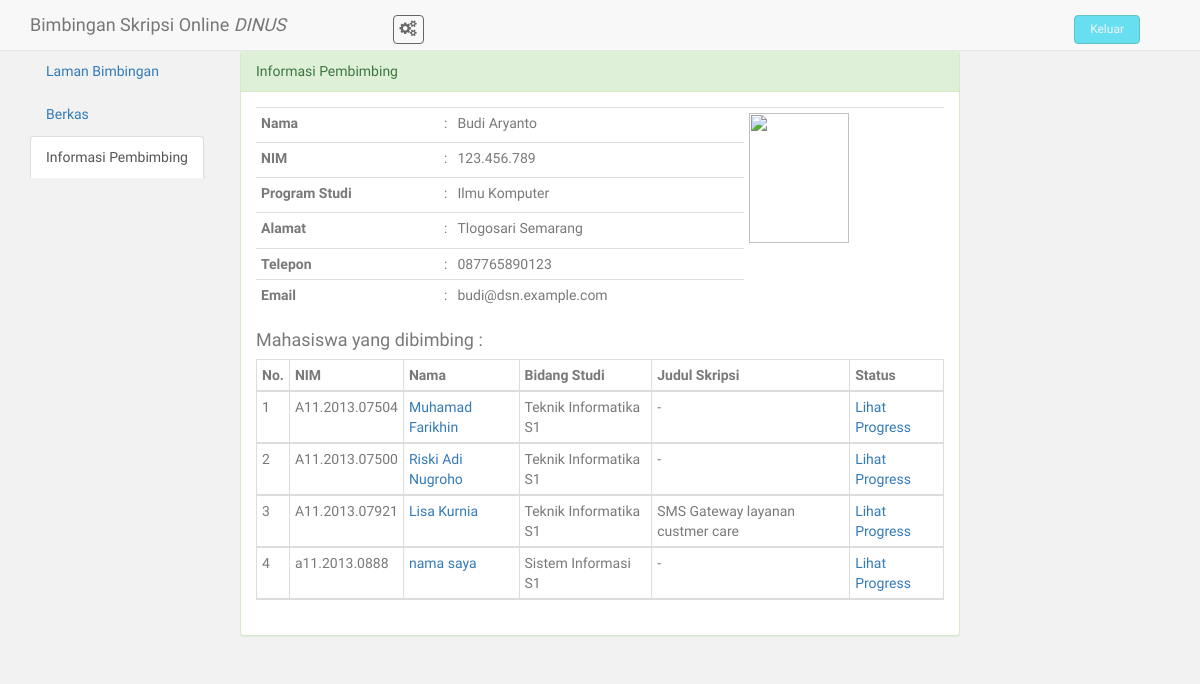
The page /info_pembimbing.php (signed in) on the database its author committed.
### tables this page shows
CREATE TABLE IF NOT EXISTS `dosen` (
  `id_dsn` int(10) NOT NULL AUTO_INCREMENT,
  `nama` varchar(50) NOT NULL,
  `nidn` varchar(20) NOT NULL,
  `jen_kel` enum('Laki-laki','Perempuan') NOT NULL,
  `tempat_lahir` varchar(20) NOT NULL,
  `tgl_lahir` date NOT NULL,
  `alamat` text NOT NULL,
  `telp` varchar(15) NOT NULL,
  `email` varchar(30) NOT NULL,
  `bdg_keahlian` varchar(30) NOT NULL,
  `username` varchar(30) NOT NULL,
  `password` varchar(40) NOT NULL,
  `dir_foto` varchar(50) DEFAULT NULL,
  PRIMARY KEY (`id_dsn`),
  UNIQUE KEY `username` (`username`)
);

CREATE TABLE IF NOT EXISTS `mahasiswa` (
  `id_mhs` int(10) NOT NULL AUTO_INCREMENT,
  `nama` varchar(50) NOT NULL,
  `nim` varchar(15) NOT NULL,
  `prodi` varchar(30) NOT NULL,
  `jen_kel` enum('Laki-laki','Perempuan') NOT NULL,
  `tempat_lahir` varchar(20) NOT NULL,
  `tgl_lahir` date NOT NULL,
  `alamat` text NOT NULL,
  `telp` varchar(15) NOT NULL,
  `email` varchar(30) NOT NULL,
  `username` varchar(30) NOT NULL,
  `password` varchar(40) NOT NULL,
  `dir_foto` varchar(50) DEFAULT NULL,
  `jdl_skripsi` text NOT NULL,
  PRIMARY KEY (`id_mhs`),
  UNIQUE KEY `username` (`username`)
);

### mahasiswa.php (called while the page is built, shortened)
<?php
	class mahasiswa{
		private $host="localhost";
		private $user="root";
		private $db="bso";
		private $pass="";
		private $conn;
		public function __construct()
		{
			$this->conn = new PDO("mysql:host=".$this->host.";dbname=".$this->db,$this->user,$this->pass);
			$this->conn->setAttribute(PDO::ATTR_ERRMODE, PDO::ERRMODE_EXCEPTION);
		}
		public function infoPembimbing($id_mhs)
		{
			$sql = "SELECT id_dsn, nama, nidn, alamat, telp, email, bdg_keahlian, dir_foto FROM dosen
					WHERE id_dsn =
					(
						SELECT id_dsn
						FROM klmp_bimbingan
						WHERE kode_bimbingan =
						(
							SELECT kode_bimbingan
							FROM bimbingan
							WHERE id_mhs = :id_mhs
						)
					)";
			$q = $this->conn->prepare($sql) or die("Gagal!");
			$q->bindParam(':id_mhs', $id_mhs);
			$q->execute();
			$data = $q->fetch(PDO::FETCH_ASSOC);
			return $data;
		}
		public function daftarMhs($id_dsn)
		{
			$sql = "SELECT id_mhs, nama, nim, prodi, alamat, telp, email, jdl_skripsi
					FROM mahasiswa
					WHERE id_mhs IN (
						SELECT id_mhs
						FROM bimbingan
						WHERE kode_bimbingan = (
										SELECT kode_bimbingan
										FROM klmp_bimbingan
										WHERE id_dsn = :id_dsn ))";
			$q = $this->conn->prepare($sql) or die("Gagal!");
			$q->bindParam(':id_dsn', $id_dsn);
			$q->execute();
			$sql2 = $sql;
			$stmt = $this->conn->prepare($sql2);
			$stmt->bindParam(':id_dsn', $id_dsn);
			$stmt->execute();
			$row = $stmt->fetch(PDO::FETCH_NUM);
			while($r = $q->fetch(PDO::FETCH_ASSOC))
			{
				$data[] = $r;
			}
			if($row)
			{
				return $data;
			}
			else return false;
		}
	}
?>

### info_pembimbing.php (the view, shortened to what this page needs)
<?php
	include_once("mahasiswa.php");
	$obj = new mahasiswa;
	$id_mhs = $_SESSION['id_mhs'];
?>
<!DOCTYPE html>
<html>
<head>
	<link href="assets/css/bootstrap.css" rel="stylesheet">
    <link href="assets/font-awesome/css/font-awesome.css" rel="stylesheet" />
    <link href="assets/css/style.css" rel="stylesheet">
    <link href="assets/css/style-responsive.css" rel="stylesheet">
</head>
<body>
		<div class="container-fluid">
		<header>
			<div class="navbar navbar-default navbar-fixed-top" role="navigation">
				<div class="navbar-header">
					<div class="container">
						<a class="navbar-brand" href="home_mhs.php">Bimbingan Skripsi Online <em>DINUS</em></a>
						<div class="nav notify-row" id="top_menu">
			                <ul class="nav top-menu">
			                    <li id="header_inbox_bar" class="dropdown">
			                        <a data-toggle="dropdown" class="dropdown-toggle" href="home_mhs.php#">
			                            <i class="fa fa-cogs"></i>
			                        </a>
			                    </li>
			                </ul>
			            </div>
			           	<div class="top-menu">
            				<ul class="nav pull-right top-menu">
                    		<li><a class="logout" href="logout.php">Keluar</a></li>
            				</ul>
            			</div>
					</div>
				</div>
			</div>
		</header>
		<div class="container-fluid" style="padding-top : 50px">
			<div class="row">
				<div class="col-lg-2">
					<ul class="nav nav-tabs nav-stacked" data-spy="affix">
						<li><a href="home_mhs.php">Laman Bimbingan</a></li>
						<li><a href="berkas_mhs.php">Berkas</a></li>
						<li class="active"><a href="info_pembimbing.php">Informasi Pembimbing</a></li>
					</ul>
				</div>
				<div class="col-lg-8">
	           		<div class="container-fluid">
	           			<div class="panel panel-success">
	           				<div class="panel-heading">
	           				Informasi Pembimbing
	           				</div>
	           				<div class="panel-body">
	           				<?php
	           					if($obj->infoPembimbing($id_mhs))
	           					{
	           						extract($obj->infoPembimbing($id_mhs));
	           						echo '<table class="table table-condensed" border="0">
									<tbody>
										<tr>
											<td><strong>Nama</strong></td>
											<td width="8">:</td>
											<td>'.$nama.'</td>
											<td rowspan="4"><div class="pull right"><img src="'.$dir_foto.'" width="100" height="130"></div></td>
										</tr>
										<tr>
											<td><strong>NIM</strong></td>
											<td width="8">:</td>
											<td>'.$nidn.'</td>
										</tr>
										<tr>
											<td><strong>Program Studi</strong></td>
											<td width="8">:</td>
											<td>'.$bdg_keahlian.'</td>
										</tr>
										<tr>
											<td><strong>Alamat</strong></td>
											<td width="8">:</td>
											<td>'.$alamat.'</td>
										</tr>
										<tr>
											<td><strong>Telepon</strong></td>
											<td width="8">:</td>
											<td>'.$telp.'</td>
										</tr>
										<tr>
											<td><strong>Email</strong></td>
											<td width="8">:</td>
											<td>'.$email.'</td>
										</tr>
									</tbody>
								</table>';
	           					}
	           					if($obj->daftarMhs($id_dsn))
	           					{
	           						echo '
	           						<h4>Mahasiswa yang dibimbing :</h4>
	           						<table class="table table-bordered table-striped table-condensed">
									<thead>
									<tr>
										<th>No.</th>
										<th>NIM</th>
										<th>Nama</th>
										<th>Bidang Studi</th>
										<th>Judul Skripsi</th>
										<th>Status</th>
									</tr>';
									$no = 1;
	           						foreach ($obj->daftarMhs($id_dsn) as $value) {
	           							extract($value);
	           							echo '
	           							<tr>
											<td>'.$no++.'</td>
											<td>'.$nim.'</td>
											<td><a href="info_mhs.php?id='.$id_mhs.'">'.$nama.'</a></td>
											<td>'.$prodi.'</td>
											<td>'.$jdl_skripsi.'</td>
											<td><a href="progress-mhs.php">Lihat Progress</a></td>
										</tr>';
	           						}
	           						echo '</table>';
	           					}
	           				?>
	           				</div>
	           			</div>
					</div>
				</div>
			</div>
		</div>
	</div>
</body>
</html>

### assets/css/style.css (style rules this page uses)
body { color: #797979; background: #f2f2f2; font-family: 'Ruda', sans-serif; padding: 0px !important; margin: 0px !important; font-size:14px; }
ul li { list-style: none; }
a, a:hover, a:focus { text-decoration: none; outline: none; }
ul.top-menu > li > .logout { color: #f2f2f2; font-size: 12px; border-radius: 4px; -webkit-border-radius: 4px; border: 1px solid #64c3c2 !important; padding: 5px 15px; margin-right: 15px; background: #68dff0; margin-top: 15px; }
#top_menu .nav > li, ul.top-menu > li { float: left; }
.notify-row { float: left; margin-top: 15px; margin-left: 92px; }
ul.top-menu > li > a { color: #666666; font-size: 16px; border-radius: 4px; -webkit-border-radius: 4px; border:1px solid #666666 !important; padding: 2px 6px; margin-right: 15px; }

### rows shown on the page
dosen: nama "Budi Aryanto", nidn "123.456.789", bdg_keahlian "Ilmu Komputer", alamat "Tlogosari Semarang", telp "087765890123", email "budi@dsn.example.com"
mahasiswa: nim "A11.2013.07504", nama "Muhamad Farikhin", prodi "Teknik Informatika S1", jdl_skripsi "-"
mahasiswa: nim "A11.2013.07500", nama "Riski Adi Nugroho", prodi "Teknik Informatika S1", jdl_skripsi "-"
mahasiswa: nim "A11.2013.07921", nama "Lisa Kurnia", prodi "Teknik Informatika S1", jdl_skripsi "SMS Gateway layanan custmer care"
mahasiswa: nim "a11.2013.0888", nama "nama saya", prodi "Sistem Informasi S1", jdl_skripsi "-"
